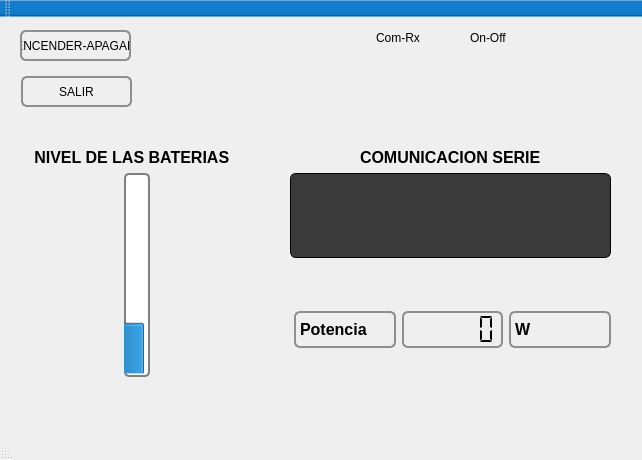
<?xml version="1.0" encoding="UTF-8"?>
<ui version="4.0">
 <class>MainWindow</class>
 <widget class="QMainWindow" name="MainWindow">
  <property name="enabled">
   <bool>true</bool>
  </property>
  <property name="geometry">
   <rect>
    <x>0</x>
    <y>0</y>
    <width>642</width>
    <height>460</height>
   </rect>
  </property>
  <property name="minimumSize">
   <size>
    <width>642</width>
    <height>460</height>
   </size>
  </property>
  <property name="windowTitle">
   <string>MainWindow</string>
  </property>
  <property name="autoFillBackground">
   <bool>true</bool>
  </property>
  <property name="styleSheet">
   <string notr="true"> QMainWindow::separator {
     background: yellow;
     width: 10px; /* when vertical */
     height: 10px; /* when horizontal */
 }

 QMainWindow::separator:hover {
     background: red;
 }</string>
  </property>
  <widget class="QWidget" name="centralWidget">
   <property name="minimumSize">
    <size>
     <width>642</width>
     <height>407</height>
    </size>
   </property>
   <widget class="QPushButton" name="pushButton">
    <property name="geometry">
     <rect>
      <x>20</x>
      <y>13</y>
      <width>111</width>
      <height>31</height>
     </rect>
    </property>
    <property name="styleSheet">
     <string notr="true">QPushButton {
     border: 2px solid #8f8f91;
     border-radius: 6px;
     background-color: qlineargradient(x1: 0, y1: 0, x2: 0, y2: 1,
                                       stop: 0 #f6f7fa, stop: 1 #dadbde);
     min-width: 80px;
 }

 QPushButton:pressed {
     background-color: qlineargradient(x1: 0, y1: 0, x2: 0, y2: 1,
                                       stop: 0 #dadbde, stop: 1 #f6f7fa);
 }

 QPushButton:flat {
     border: none; /* no border for a flat push button */
 }

 QPushButton:default {
     border-color: navy; /* make the default button prominent */
 }</string>
    </property>
    <property name="text">
     <string>ENCENDER-APAGAR</string>
    </property>
   </widget>
   <widget class="QPushButton" name="exitButton">
    <property name="geometry">
     <rect>
      <x>21</x>
      <y>59</y>
      <width>111</width>
      <height>31</height>
     </rect>
    </property>
    <property name="styleSheet">
     <string notr="true">QPushButton {
     border: 2px solid #8f8f91;
     border-radius: 6px;
     background-color: qlineargradient(x1: 0, y1: 0, x2: 0, y2: 1,
                                       stop: 0 #f6f7fa, stop: 1 #dadbde);
     min-width: 80px;
 }

 QPushButton:pressed {
     background-color: qlineargradient(x1: 0, y1: 0, x2: 0, y2: 1,
                                       stop: 0 #dadbde, stop: 1 #f6f7fa);
 }

 QPushButton:flat {
     border: none; /* no border for a flat push button */
 }

 QPushButton:default {
     border-color: navy; /* make the default button prominent */
 }</string>
    </property>
    <property name="text">
     <string>SALIR</string>
    </property>
   </widget>
   <widget class="QLabel" name="label_ComError">
    <property name="geometry">
     <rect>
      <x>400</x>
      <y>50</y>
      <width>31</width>
      <height>31</height>
     </rect>
    </property>
    <property name="text">
     <string/>
    </property>
    <property name="pixmap">
     <pixmap>led.png</pixmap>
    </property>
   </widget>
   <widget class="QLabel" name="label">
    <property name="geometry">
     <rect>
      <x>376</x>
      <y>10</y>
      <width>61</width>
      <height>21</height>
     </rect>
    </property>
    <property name="styleSheet">
     <string notr="true">font: 87 10pt &quot;Arial Black&quot;;</string>
    </property>
    <property name="text">
     <string>Com-Rx</string>
    </property>
   </widget>
   <widget class="QLabel" name="label_5">
    <property name="geometry">
     <rect>
      <x>470</x>
      <y>10</y>
      <width>47</width>
      <height>21</height>
     </rect>
    </property>
    <property name="styleSheet">
     <string notr="true">font: 87 10pt &quot;Arial Black&quot;;</string>
    </property>
    <property name="text">
     <string>On-Off</string>
    </property>
   </widget>
   <widget class="QWidget" name="layoutWidget">
    <property name="geometry">
     <rect>
      <x>290</x>
      <y>130</y>
      <width>321</width>
      <height>111</height>
     </rect>
    </property>
    <layout class="QGridLayout" name="gridLayout">
     <property name="leftMargin">
      <number>0</number>
     </property>
     <property name="topMargin">
      <number>0</number>
     </property>
     <property name="rightMargin">
      <number>0</number>
     </property>
     <property name="bottomMargin">
      <number>0</number>
     </property>
     <item row="0" column="1">
      <widget class="QLabel" name="label_7">
       <property name="font">
        <font>
         <pointsize>12</pointsize>
         <weight>75</weight>
         <bold>true</bold>
        </font>
       </property>
       <property name="text">
        <string>COMUNICACION SERIE</string>
       </property>
      </widget>
     </item>
     <item row="0" column="0">
      <spacer name="horizontalSpacer">
       <property name="orientation">
        <enum>Qt::Horizontal</enum>
       </property>
       <property name="sizeHint" stdset="0">
        <size>
         <width>58</width>
         <height>20</height>
        </size>
       </property>
      </spacer>
     </item>
     <item row="0" column="2">
      <spacer name="horizontalSpacer_2">
       <property name="orientation">
        <enum>Qt::Horizontal</enum>
       </property>
       <property name="sizeHint" stdset="0">
        <size>
         <width>58</width>
         <height>20</height>
        </size>
       </property>
      </spacer>
     </item>
     <item row="1" column="0" colspan="3">
      <widget class="QPlainTextEdit" name="texto">
       <property name="styleSheet">
        <string notr="true">border: 2px solid #8f8f91;
border-radius: 6px;

background-color:#3a3a3a; color:#EEE; border:1px;
border-style:solid; bordercolor:#999;

</string>
       </property>
      </widget>
     </item>
    </layout>
   </widget>
   <widget class="QWidget" name="layoutWidget">
    <property name="geometry">
     <rect>
      <x>20</x>
      <y>130</y>
      <width>234</width>
      <height>231</height>
     </rect>
    </property>
    <layout class="QVBoxLayout" name="verticalLayout_3">
     <property name="leftMargin">
      <number>1</number>
     </property>
     <property name="topMargin">
      <number>1</number>
     </property>
     <property name="rightMargin">
      <number>1</number>
     </property>
     <property name="bottomMargin">
      <number>1</number>
     </property>
     <item>
      <widget class="QLabel" name="label_3">
       <property name="font">
        <font>
         <pointsize>12</pointsize>
         <weight>75</weight>
         <bold>true</bold>
        </font>
       </property>
       <property name="text">
        <string>   NIVEL DE LAS BATERIAS   </string>
       </property>
      </widget>
     </item>
     <item>
      <layout class="QHBoxLayout" name="horizontalLayout_2">
       <item>
        <spacer name="horizontalSpacer_3">
         <property name="orientation">
          <enum>Qt::Horizontal</enum>
         </property>
         <property name="sizeHint" stdset="0">
          <size>
           <width>40</width>
           <height>20</height>
          </size>
         </property>
        </spacer>
       </item>
       <item>
        <widget class="QProgressBar" name="progressBar">
         <property name="styleSheet">
          <string notr="true"> QProgressBar {
     border: 2px solid grey;
     border-radius: 5px;
 }
</string>
         </property>
         <property name="value">
          <number>24</number>
         </property>
         <property name="textVisible">
          <bool>false</bool>
         </property>
         <property name="orientation">
          <enum>Qt::Vertical</enum>
         </property>
        </widget>
       </item>
       <item>
        <spacer name="horizontalSpacer_4">
         <property name="orientation">
          <enum>Qt::Horizontal</enum>
         </property>
         <property name="sizeHint" stdset="0">
          <size>
           <width>40</width>
           <height>20</height>
          </size>
         </property>
        </spacer>
       </item>
      </layout>
     </item>
    </layout>
   </widget>
   <widget class="QWidget" name="layoutWidget">
    <property name="geometry">
     <rect>
      <x>479</x>
      <y>40</y>
      <width>101</width>
      <height>51</height>
     </rect>
    </property>
    <layout class="QHBoxLayout" name="horizontalLayout">
     <item>
      <layout class="QGridLayout" name="gridLayout_2">
       <item row="0" column="0">
        <widget class="QLabel" name="label_On">
         <property name="text">
          <string/>
         </property>
         <property name="pixmap">
          <pixmap>led.png</pixmap>
         </property>
        </widget>
       </item>
       <item row="0" column="1">
        <widget class="QLabel" name="label_Off">
         <property name="text">
          <string/>
         </property>
         <property name="pixmap">
          <pixmap>led.png</pixmap>
         </property>
        </widget>
       </item>
      </layout>
     </item>
    </layout>
   </widget>
   <widget class="QWidget" name="layoutWidget">
    <property name="geometry">
     <rect>
      <x>292</x>
      <y>292</y>
      <width>321</width>
      <height>41</height>
     </rect>
    </property>
    <layout class="QHBoxLayout" name="horizontalLayout_3">
     <property name="leftMargin">
      <number>2</number>
     </property>
     <property name="topMargin">
      <number>2</number>
     </property>
     <property name="rightMargin">
      <number>2</number>
     </property>
     <property name="bottomMargin">
      <number>2</number>
     </property>
     <item>
      <widget class="QLabel" name="label_2">
       <property name="font">
        <font>
         <pointsize>12</pointsize>
         <weight>75</weight>
         <bold>true</bold>
        </font>
       </property>
       <property name="styleSheet">
        <string notr="true">
     border: 2px solid #8f8f91;
     border-radius: 6px;
 
     min-width: 80px;
 
</string>
       </property>
       <property name="text">
        <string>Potencia</string>
       </property>
      </widget>
     </item>
     <item>
      <widget class="QLCDNumber" name="lcdNumber">
       <property name="styleSheet">
        <string notr="true">font: 87 10pt &quot;Arial Black&quot;;
     border: 2px solid #8f8f91;
     border-radius: 6px;</string>
       </property>
       <property name="frameShape">
        <enum>QFrame::Box</enum>
       </property>
       <property name="midLineWidth">
        <number>1</number>
       </property>
       <property name="smallDecimalPoint">
        <bool>true</bool>
       </property>
       <property name="digitCount">
        <number>5</number>
       </property>
       <property name="segmentStyle">
        <enum>QLCDNumber::Flat</enum>
       </property>
       <property name="value" stdset="0">
        <double>0.000000000000000</double>
       </property>
      </widget>
     </item>
     <item>
      <widget class="QLabel" name="label_6">
       <property name="font">
        <font>
         <pointsize>12</pointsize>
         <weight>75</weight>
         <bold>true</bold>
        </font>
       </property>
       <property name="styleSheet">
        <string notr="true">
     border: 2px solid #8f8f91;
     border-radius: 6px;</string>
       </property>
       <property name="text">
        <string>W</string>
       </property>
      </widget>
     </item>
    </layout>
   </widget>
   <zorder>layoutWidget</zorder>
   <zorder>layoutWidget</zorder>
   <zorder>layoutWidget</zorder>
   <zorder>layoutWidget</zorder>
   <zorder>pushButton</zorder>
   <zorder>exitButton</zorder>
   <zorder>label_ComError</zorder>
   <zorder>label</zorder>
   <zorder>label_5</zorder>
  </widget>
  <widget class="QMenuBar" name="menuBar">
   <property name="geometry">
    <rect>
     <x>0</x>
     <y>0</y>
     <width>642</width>
     <height>18</height>
    </rect>
   </property>
   <property name="styleSheet">
    <string notr="true"> QMenuBar {
     background-color: qlineargradient(x1:0, y1:0, x2:0, y2:1,
                                       stop:0 lightgray, stop:1 darkgray);
 }

 QMenuBar::item {
     spacing: 3px; /* spacing between menu bar items */
     padding: 1px 4px;
     background: transparent;
     border-radius: 4px;
 }

 QMenuBar::item:selected { /* when selected using mouse or keyboard */
     background: #a8a8a8;
 }

 QMenuBar::item:pressed {
     background: #888888;
 }</string>
   </property>
  </widget>
  <widget class="QToolBar" name="mainToolBar">
   <property name="styleSheet">
    <string notr="true">QToolBar {
    background: rgb(18, 121, 200);
    spacing: 3px; /* spacing between items in the tool bar */
}</string>
   </property>
   <attribute name="toolBarArea">
    <enum>TopToolBarArea</enum>
   </attribute>
   <attribute name="toolBarBreak">
    <bool>false</bool>
   </attribute>
  </widget>
  <widget class="QStatusBar" name="statusBar">
   <property name="layoutDirection">
    <enum>Qt::RightToLeft</enum>
   </property>
   <property name="styleSheet">
    <string notr="true">QStatusBar {
background-color: qlineargradient(x1:0, y1:0, x2:0, y2:1,
                                       stop:0 lightgray, stop:1 darkgray);
}

QStatusBar::item {
    border: 1px solid red;
    border-radius: 3px;
}</string>
   </property>
  </widget>
 </widget>
 <layoutdefault spacing="6" margin="11"/>
 <resources/>
 <connections/>
</ui>
